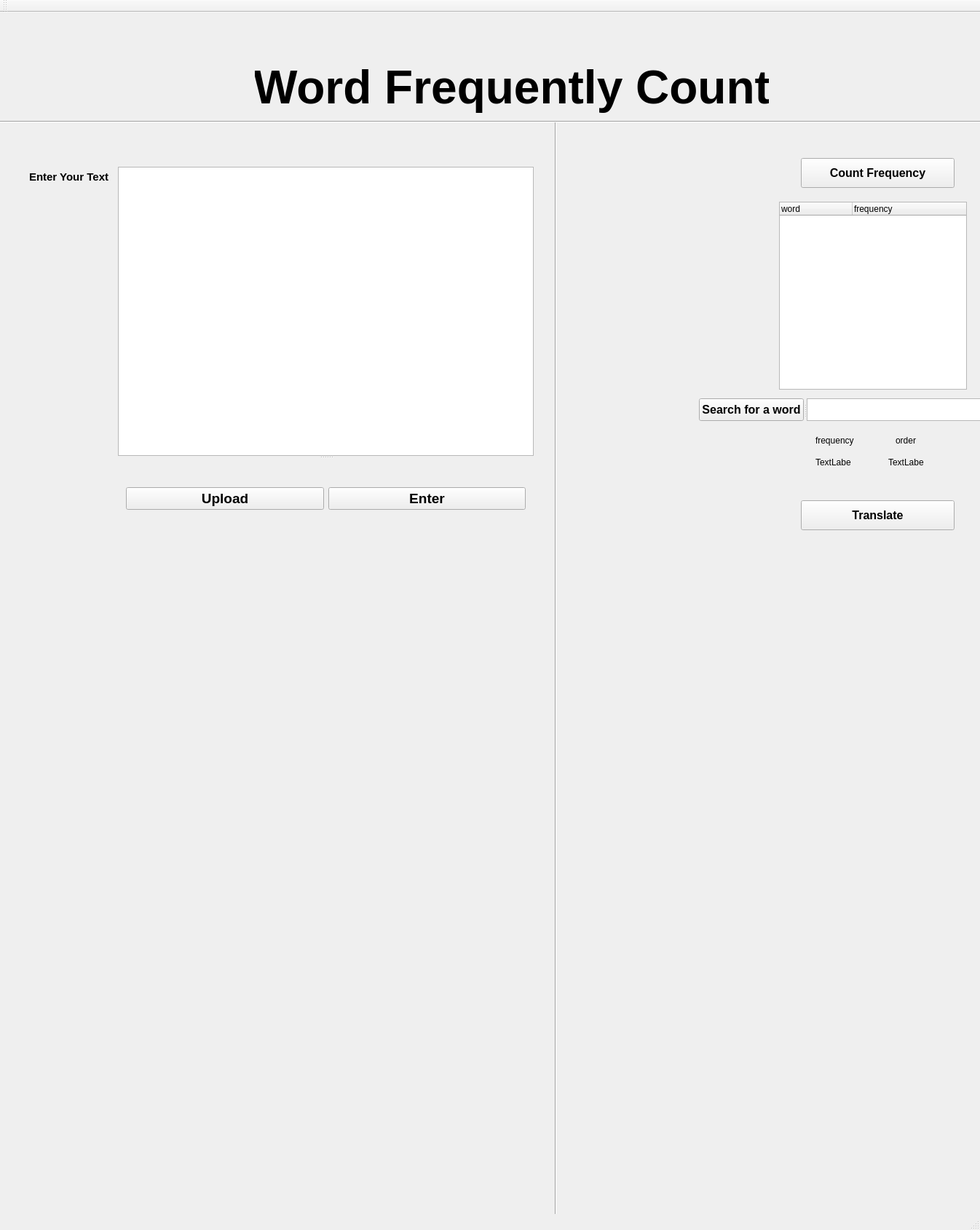
<?xml version="1.0" encoding="UTF-8"?>
<ui version="4.0">
 <class>word_frequently_countClass</class>
 <widget class="QMainWindow" name="word_frequently_countClass">
  <property name="geometry">
   <rect>
    <x>0</x>
    <y>0</y>
    <width>1346</width>
    <height>1689</height>
   </rect>
  </property>
  <property name="windowTitle">
   <string>word_frequently_count</string>
  </property>
  <property name="autoFillBackground">
   <bool>false</bool>
  </property>
  <property name="animated">
   <bool>true</bool>
  </property>
  <widget class="QWidget" name="centralWidget">
   <widget class="QLabel" name="label">
    <property name="geometry">
     <rect>
      <x>350</x>
      <y>60</y>
      <width>706</width>
      <height>86</height>
     </rect>
    </property>
    <property name="font">
     <font>
      <pointsize>48</pointsize>
      <bold>true</bold>
     </font>
    </property>
    <property name="midLineWidth">
     <number>0</number>
    </property>
    <property name="text">
     <string>Word Frequently Count</string>
    </property>
    <property name="alignment">
     <set>Qt::AlignmentFlag::AlignCenter</set>
    </property>
    <property name="indent">
     <number>20</number>
    </property>
   </widget>
   <widget class="QLabel" name="label_2">
    <property name="geometry">
     <rect>
      <x>40</x>
      <y>210</y>
      <width>111</width>
      <height>31</height>
     </rect>
    </property>
    <property name="font">
     <font>
      <pointsize>11</pointsize>
      <bold>true</bold>
     </font>
    </property>
    <property name="text">
     <string>Enter Your Text</string>
    </property>
   </widget>
   <widget class="QTreeWidget" name="treeWidget">
    <property name="geometry">
     <rect>
      <x>1070</x>
      <y>260</y>
      <width>258</width>
      <height>258</height>
     </rect>
    </property>
    <column>
     <property name="text">
      <string>word</string>
     </property>
    </column>
    <column>
     <property name="text">
      <string>frequency</string>
     </property>
    </column>
   </widget>
   <widget class="QPushButton" name="pushButton_2">
    <property name="enabled">
     <bool>true</bool>
    </property>
    <property name="geometry">
     <rect>
      <x>1100</x>
      <y>670</y>
      <width>211</width>
      <height>41</height>
     </rect>
    </property>
    <property name="font">
     <font>
      <pointsize>12</pointsize>
      <bold>true</bold>
      <underline>false</underline>
      <strikeout>false</strikeout>
     </font>
    </property>
    <property name="text">
     <string>Translate</string>
    </property>
   </widget>
   <widget class="QSplitter" name="splitter">
    <property name="geometry">
     <rect>
      <x>162</x>
      <y>212</y>
      <width>571</width>
      <height>511</height>
     </rect>
    </property>
    <property name="orientation">
     <enum>Qt::Orientation::Vertical</enum>
    </property>
    <widget class="QTextEdit" name="textEdit">
     <property name="minimumSize">
      <size>
       <width>40</width>
       <height>40</height>
      </size>
     </property>
    </widget>
    <widget class="QWidget" name="layoutWidget">
     <layout class="QHBoxLayout" name="horizontalLayout">
      <item>
       <widget class="QPushButton" name="pushButton_3">
        <property name="font">
         <font>
          <pointsize>14</pointsize>
          <bold>true</bold>
         </font>
        </property>
        <property name="text">
         <string>Upload</string>
        </property>
       </widget>
      </item>
      <item>
       <widget class="QPushButton" name="pushButton">
        <property name="font">
         <font>
          <pointsize>14</pointsize>
          <bold>true</bold>
         </font>
        </property>
        <property name="text">
         <string>Enter</string>
        </property>
       </widget>
      </item>
     </layout>
    </widget>
   </widget>
   <widget class="QPushButton" name="pushButton_4">
    <property name="enabled">
     <bool>true</bool>
    </property>
    <property name="geometry">
     <rect>
      <x>1100</x>
      <y>200</y>
      <width>211</width>
      <height>41</height>
     </rect>
    </property>
    <property name="font">
     <font>
      <pointsize>12</pointsize>
      <bold>true</bold>
      <underline>false</underline>
      <strikeout>false</strikeout>
     </font>
    </property>
    <property name="text">
     <string>Count Frequency</string>
    </property>
   </widget>
   <widget class="QLabel" name="label_3">
    <property name="geometry">
     <rect>
      <x>1120</x>
      <y>580</y>
      <width>71</width>
      <height>16</height>
     </rect>
    </property>
    <property name="text">
     <string>frequency</string>
    </property>
   </widget>
   <widget class="QLabel" name="label_4">
    <property name="geometry">
     <rect>
      <x>1230</x>
      <y>580</y>
      <width>49</width>
      <height>16</height>
     </rect>
    </property>
    <property name="text">
     <string>order</string>
    </property>
   </widget>
   <widget class="QLabel" name="label_5">
    <property name="geometry">
     <rect>
      <x>1120</x>
      <y>610</y>
      <width>49</width>
      <height>16</height>
     </rect>
    </property>
    <property name="text">
     <string>TextLabel</string>
    </property>
   </widget>
   <widget class="QLabel" name="label_6">
    <property name="geometry">
     <rect>
      <x>1220</x>
      <y>610</y>
      <width>49</width>
      <height>16</height>
     </rect>
    </property>
    <property name="text">
     <string>TextLabel</string>
    </property>
   </widget>
   <widget class="Line" name="line">
    <property name="geometry">
     <rect>
      <x>760</x>
      <y>150</y>
      <width>6</width>
      <height>1689</height>
     </rect>
    </property>
    <property name="orientation">
     <enum>Qt::Orientation::Vertical</enum>
    </property>
   </widget>
   <widget class="Line" name="line_2">
    <property name="geometry">
     <rect>
      <x>-150</x>
      <y>140</y>
      <width>2000</width>
      <height>20</height>
     </rect>
    </property>
    <property name="orientation">
     <enum>Qt::Orientation::Horizontal</enum>
    </property>
   </widget>
   <widget class="QSplitter" name="splitter_2">
    <property name="geometry">
     <rect>
      <x>960</x>
      <y>530</y>
      <width>397</width>
      <height>31</height>
     </rect>
    </property>
    <property name="orientation">
     <enum>Qt::Orientation::Horizontal</enum>
    </property>
    <widget class="QPushButton" name="pushButton_5">
     <property name="enabled">
      <bool>true</bool>
     </property>
     <property name="font">
      <font>
       <pointsize>12</pointsize>
       <bold>true</bold>
       <underline>false</underline>
       <strikeout>false</strikeout>
      </font>
     </property>
     <property name="text">
      <string>Search for a word</string>
     </property>
    </widget>
    <widget class="QTextEdit" name="textEdit_2"/>
   </widget>
  </widget>
  <widget class="QMenuBar" name="menuBar">
   <property name="geometry">
    <rect>
     <x>0</x>
     <y>0</y>
     <width>1346</width>
     <height>21</height>
    </rect>
   </property>
  </widget>
  <widget class="QToolBar" name="mainToolBar">
   <attribute name="toolBarArea">
    <enum>TopToolBarArea</enum>
   </attribute>
   <attribute name="toolBarBreak">
    <bool>false</bool>
   </attribute>
  </widget>
  <widget class="QStatusBar" name="statusBar"/>
 </widget>
 <layoutdefault spacing="6" margin="11"/>
 <resources>
  <include location="word_frequently_count.qrc"/>
 </resources>
 <connections/>
</ui>
